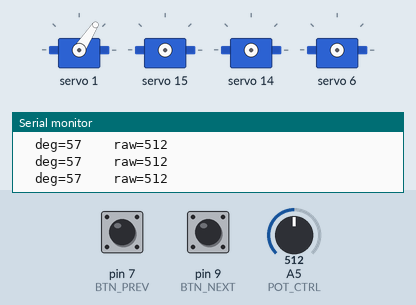
A sketch run on a simulated Arduino Uno, built with avr-gcc and run on an emulated ATmega328P. On the bench: 4 × servo, the last lines printed to the serial monitor. The inputs (shaded band) are chosen by the test bench; at power-on: A5 (POT_CTRL) = 512, pin 7 (BTN_PREV) HIGH, pin 9 (BTN_NEXT) HIGH.

Above: at 1.3 s.
1.4 s: A5 (POT_CTRL) set to 900
At 2.1 s:
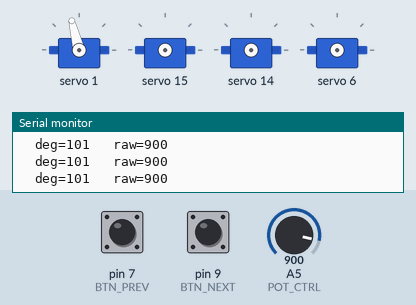
2.9 s: pin 7 (BTN_PREV) pulled LOW for 0.15 s
4.5 s: A5 (POT_CTRL) set to 1023
At 5.7 s:
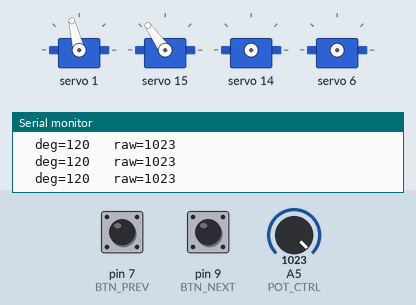
6.0 s: pin 7 (BTN_PREV) pulled LOW for 1 s
8.5 s: pin 7 (BTN_PREV) pulled LOW for 0.15 s
10.1 s: A5 (POT_CTRL) set to 716
At 11.1 s:
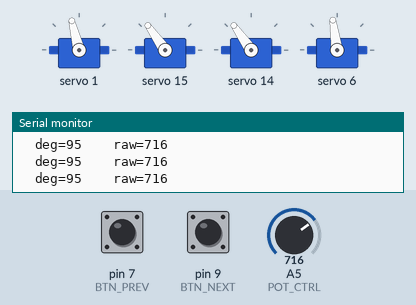
Timing chart, 0 to 12.6 s (numbered marks = the images above; inputs shaded):
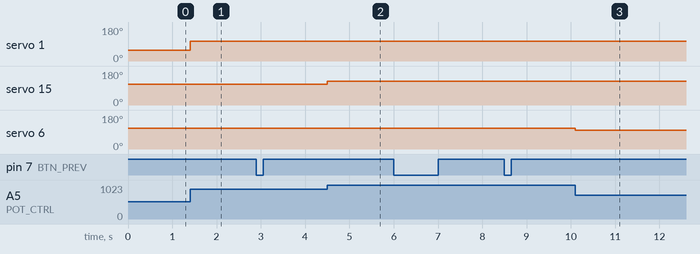

The sketch:

ServoTest.ino
```cpp
// =============================================================================
// BD-1 Servo Test
// One pot sweeps the selected servo through its full range.
// Two buttons step forward/backward through all servo channels.
// Serial prints the current servo, degree value, and raw pot reading.
// =============================================================================

#include <Wire.h>
#include <Adafruit_PWMServoDriver.h>

// PCA9685 settings — must match config.h
#define PWM_FREQ            50
#define OSCILLATOR_FREQ     25000000
#define SERVO_MIN_US        500
#define SERVO_MAX_US        2500

// Control pot (A5 — holoprojector knob, not on joystick)
#define POT_CTRL            A5

// Step buttons (active LOW, INPUT_PULLUP)
#define BTN_PREV            7   // D7 — step to previous servo
#define BTN_NEXT            9   // D9 — step to next servo

#define DEBOUNCE_MS         50
#define PRINT_INTERVAL_MS   100

// =============================================================================
// Servo table
// Add or remove rows to change which servos are tested and in what order.
// channel  — PCA9685 output number (matches BD1 config.h CH_ defines)
// minDeg   — position when pot is at its low end (0° = 500µs)
// maxDeg   — position when pot is at its high end (180° = 2500µs)
// 90° always equals physical center (1500µs) regardless of min/max.
// NUM_SERVOS is computed automatically — no need to update it manually.
// =============================================================================
struct ServoEntry {
    const char* name;
    uint8_t     channel;
    int         minDeg;
    int         maxDeg;
};

const ServoEntry SERVOS[] = {
    { "Head Turn",      1,  0, 115 },  // Ch 1  — 40° each side of center
    { "Tilt Left",      2,  50, 110 },  // Ch 2  — left tilt servo
    { "Tilt Right",     3,  50, 110 },  // Ch 3  — right tilt servo (physically reversed)
    { "Eye Blink",      5,   0, 130 },  // Ch 5  — 0°=closed, 130°=open
    { "Holoprojector",  6,  75, 105 },  // Ch 6  — small pivot sweep
    { "Ear Left",      14,   0, 120 },  // Ch 14 — 0=closed, 120=open
    { "Ear Right",     15,   0, 120 },  // Ch 15 — 0=closed, 120=open
};
const int NUM_SERVOS = (int)(sizeof(SERVOS) / sizeof(SERVOS[0]));

// =============================================================================
// Globals
// =============================================================================
Adafruit_PWMServoDriver pwm = Adafruit_PWMServoDriver(0x40);

int      currentIdx       = 0;
uint32_t _lastPrintMs     = 0;

// Debounce state for each button
bool     _prevRaw         = HIGH, _prevDebounced = HIGH;
bool     _nextRaw         = HIGH, _nextDebounced = HIGH;
uint32_t _prevDebounceMs  = 0,    _nextDebounceMs = 0;

// =============================================================================
// Helpers
// =============================================================================
void writeServoDeg(uint8_t channel, int deg) {
    int      us  = map(deg, 0, 180, SERVO_MIN_US, SERVO_MAX_US);
    uint16_t pwmVal = (uint16_t)((us / (1000000.0f / PWM_FREQ)) * 4096);
    pwm.setPWM(channel, 0, pwmVal);
}

// Returns true on the falling edge (button just pressed)
bool debounce(uint8_t pin, bool& raw, bool& debounced, uint32_t& lastMs) {
    bool reading = digitalRead(pin);
    if (reading != raw) { raw = reading; lastMs = millis(); }
    if ((millis() - lastMs) > DEBOUNCE_MS && raw != debounced) {
        debounced = raw;
        if (debounced == LOW) return true;
    }
    return false;
}

void printSelection() {
    const ServoEntry& s = SERVOS[currentIdx];
    Serial.print("[");
    Serial.print(currentIdx + 1);
    Serial.print("/");
    Serial.print(NUM_SERVOS);
    Serial.print("]  Ch ");
    Serial.print(s.channel);
    Serial.print("  ");
    Serial.print(s.name);
    Serial.print("  (");
    Serial.print(s.minDeg);
    Serial.print("° – ");
    Serial.print(s.maxDeg);
    Serial.println("°)");
}

// =============================================================================
// Setup / Loop
// =============================================================================
void setup() {
    Serial.begin(9600);

    pinMode(BTN_PREV, INPUT_PULLUP);
    pinMode(BTN_NEXT, INPUT_PULLUP);

    pwm.begin();
    pwm.setOscillatorFrequency(OSCILLATOR_FREQ);
    pwm.setPWMFreq(PWM_FREQ);
    delay(100);

    Serial.println("=== BD-1 Servo Test ===");
    Serial.println("D7=Prev  D9=Next  A5=Position");
    Serial.println("----------------------------------------");
    printSelection();
}

void loop() {
    // Step backward
    if (debounce(BTN_PREV, _prevRaw, _prevDebounced, _prevDebounceMs)) {
        currentIdx = (currentIdx - 1 + NUM_SERVOS) % NUM_SERVOS;
        printSelection();
    }

    // Step forward
    if (debounce(BTN_NEXT, _nextRaw, _nextDebounced, _nextDebounceMs)) {
        currentIdx = (currentIdx + 1) % NUM_SERVOS;
        printSelection();
    }

    // Read pot and drive selected servo
    const ServoEntry& s = SERVOS[currentIdx];
    int raw = analogRead(POT_CTRL);
    int deg = map(raw, 0, 1023, s.minDeg, s.maxDeg);
    writeServoDeg(s.channel, deg);

    // Periodic serial output
    if (millis() - _lastPrintMs >= PRINT_INTERVAL_MS) {
        _lastPrintMs = millis();
        char buf[40];
        snprintf(buf, sizeof(buf), "  deg=%-4d  raw=%-4d", deg, raw);
        Serial.println(buf);
    }
}
```

Measured:
- after the input at 1.4 s, servo 1: 57° → 104° at once
- after the input at 4.5 s, servo 15: 109° → 125° at once
- after the input at 10.1 s, servo 6: 109° → 98° at once
